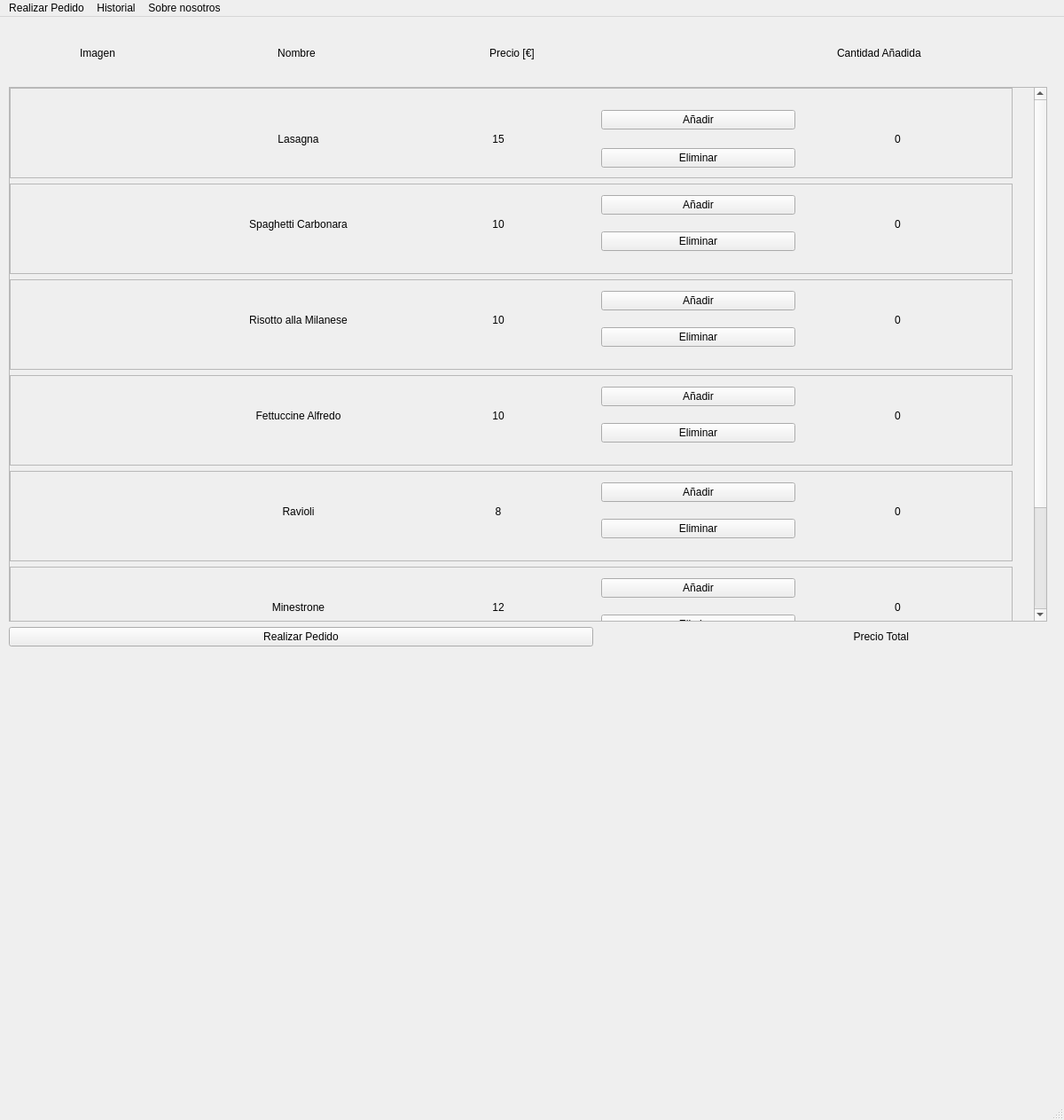
<?xml version="1.0" encoding="UTF-8"?>
<ui version="4.0">
 <class>PedidosRestaurante</class>
 <widget class="QMainWindow" name="PedidosRestaurante">
  <property name="geometry">
   <rect>
    <x>0</x>
    <y>0</y>
    <width>1200</width>
    <height>1263</height>
   </rect>
  </property>
  <property name="maximumSize">
   <size>
    <width>16777215</width>
    <height>16777215</height>
   </size>
  </property>
  <property name="windowTitle">
   <string>Pedidos Restaurante</string>
  </property>
  <property name="iconSize">
   <size>
    <width>10</width>
    <height>10</height>
   </size>
  </property>
  <widget class="QWidget" name="centralwidget">
   <widget class="QWidget" name="verticalLayoutWidget">
    <property name="geometry">
     <rect>
      <x>10</x>
      <y>9</y>
      <width>1171</width>
      <height>701</height>
     </rect>
    </property>
    <layout class="QVBoxLayout" name="verticalLayout">
     <item>
      <layout class="QHBoxLayout" name="horizontalLayout_9">
       <item>
        <widget class="QLabel" name="image">
         <property name="minimumSize">
          <size>
           <width>64</width>
           <height>64</height>
          </size>
         </property>
         <property name="maximumSize">
          <size>
           <width>200</width>
           <height>16777215</height>
          </size>
         </property>
         <property name="text">
          <string>Imagen</string>
         </property>
         <property name="alignment">
          <set>Qt::AlignCenter</set>
         </property>
        </widget>
       </item>
       <item>
        <widget class="QLabel" name="name">
         <property name="text">
          <string>Nombre</string>
         </property>
         <property name="alignment">
          <set>Qt::AlignCenter</set>
         </property>
        </widget>
       </item>
       <item>
        <widget class="QLabel" name="price">
         <property name="maximumSize">
          <size>
           <width>16777215</width>
           <height>16777215</height>
          </size>
         </property>
         <property name="text">
          <string>Precio [€]</string>
         </property>
         <property name="alignment">
          <set>Qt::AlignCenter</set>
         </property>
        </widget>
       </item>
       <item>
        <layout class="QVBoxLayout" name="verticalLayout_5">
         <item>
          <widget class="QLabel" name="label">
           <property name="text">
            <string/>
           </property>
          </widget>
         </item>
        </layout>
       </item>
       <item>
        <widget class="QLabel" name="num">
         <property name="layoutDirection">
          <enum>Qt::LeftToRight</enum>
         </property>
         <property name="text">
          <string>Cantidad Añadida</string>
         </property>
        </widget>
       </item>
      </layout>
     </item>
     <item>
      <widget class="QScrollArea" name="scrollArea">
       <property name="verticalScrollBarPolicy">
        <enum>Qt::ScrollBarAsNeeded</enum>
       </property>
       <property name="horizontalScrollBarPolicy">
        <enum>Qt::ScrollBarAsNeeded</enum>
       </property>
       <property name="sizeAdjustPolicy">
        <enum>QAbstractScrollArea::AdjustToContents</enum>
       </property>
       <property name="widgetResizable">
        <bool>false</bool>
       </property>
       <widget class="QWidget" name="scrollAreaWidgetContents">
        <property name="geometry">
         <rect>
          <x>0</x>
          <y>-120</y>
          <width>1144</width>
          <height>750</height>
         </rect>
        </property>
        <widget class="QWidget" name="gridLayoutWidget">
         <property name="geometry">
          <rect>
           <x>0</x>
           <y>0</y>
           <width>1131</width>
           <height>1291</height>
          </rect>
         </property>
         <layout class="QGridLayout" name="gridLayout">
          <property name="sizeConstraint">
           <enum>QLayout::SetMinimumSize</enum>
          </property>
          <item row="6" column="0">
           <widget class="QFrame" name="frame7">
            <property name="frameShape">
             <enum>QFrame::StyledPanel</enum>
            </property>
            <property name="frameShadow">
             <enum>QFrame::Raised</enum>
            </property>
            <widget class="QWidget" name="horizontalLayoutWidget_15">
             <property name="geometry">
              <rect>
               <x>10</x>
               <y>0</y>
               <width>1101</width>
               <height>91</height>
              </rect>
             </property>
             <layout class="QHBoxLayout" name="horizontalLayout_17">
              <item>
               <widget class="QLabel" name="lblImage7">
                <property name="minimumSize">
                 <size>
                  <width>64</width>
                  <height>64</height>
                 </size>
                </property>
                <property name="maximumSize">
                 <size>
                  <width>200</width>
                  <height>200</height>
                 </size>
                </property>
                <property name="text">
                 <string/>
                </property>
                <property name="pixmap">
                 <pixmap>imagenes/Pizza Margherita.jpg</pixmap>
                </property>
                <property name="scaledContents">
                 <bool>true</bool>
                </property>
               </widget>
              </item>
              <item>
               <widget class="QLabel" name="lblName7">
                <property name="text">
                 <string>Pizza Margherita</string>
                </property>
                <property name="alignment">
                 <set>Qt::AlignCenter</set>
                </property>
               </widget>
              </item>
              <item>
               <widget class="QLabel" name="lblPrice7">
                <property name="text">
                 <string>10</string>
                </property>
                <property name="alignment">
                 <set>Qt::AlignCenter</set>
                </property>
               </widget>
              </item>
              <item>
               <layout class="QVBoxLayout" name="verticalLayout_16">
                <item>
                 <widget class="QPushButton" name="btnAdd7">
                  <property name="text">
                   <string>Añadir</string>
                  </property>
                 </widget>
                </item>
                <item>
                 <widget class="QPushButton" name="btnRemove7">
                  <property name="text">
                   <string>Eliminar</string>
                  </property>
                 </widget>
                </item>
               </layout>
              </item>
              <item>
               <widget class="QLabel" name="lblNum7">
                <property name="text">
                 <string>0</string>
                </property>
                <property name="alignment">
                 <set>Qt::AlignCenter</set>
                </property>
               </widget>
              </item>
             </layout>
            </widget>
           </widget>
          </item>
          <item row="8" column="0">
           <widget class="QFrame" name="frame_4">
            <property name="frameShape">
             <enum>QFrame::StyledPanel</enum>
            </property>
            <property name="frameShadow">
             <enum>QFrame::Raised</enum>
            </property>
            <widget class="QWidget" name="horizontalLayoutWidget_11">
             <property name="geometry">
              <rect>
               <x>10</x>
               <y>0</y>
               <width>1101</width>
               <height>91</height>
              </rect>
             </property>
             <layout class="QHBoxLayout" name="horizontalLayout_13"/>
            </widget>
           </widget>
          </item>
          <item row="4" column="0">
           <widget class="QFrame" name="frame5">
            <property name="frameShape">
             <enum>QFrame::StyledPanel</enum>
            </property>
            <property name="frameShadow">
             <enum>QFrame::Raised</enum>
            </property>
            <widget class="QWidget" name="horizontalLayoutWidget_10">
             <property name="geometry">
              <rect>
               <x>10</x>
               <y>0</y>
               <width>1101</width>
               <height>91</height>
              </rect>
             </property>
             <layout class="QHBoxLayout" name="horizontalLayout_12">
              <item>
               <widget class="QLabel" name="lblImage5">
                <property name="minimumSize">
                 <size>
                  <width>64</width>
                  <height>64</height>
                 </size>
                </property>
                <property name="maximumSize">
                 <size>
                  <width>200</width>
                  <height>200</height>
                 </size>
                </property>
                <property name="text">
                 <string/>
                </property>
                <property name="pixmap">
                 <pixmap>imagenes/Ravioli.jpg</pixmap>
                </property>
                <property name="scaledContents">
                 <bool>true</bool>
                </property>
               </widget>
              </item>
              <item>
               <widget class="QLabel" name="lblName5">
                <property name="text">
                 <string>Ravioli</string>
                </property>
                <property name="alignment">
                 <set>Qt::AlignCenter</set>
                </property>
               </widget>
              </item>
              <item>
               <widget class="QLabel" name="lblPrice5">
                <property name="text">
                 <string>8</string>
                </property>
                <property name="alignment">
                 <set>Qt::AlignCenter</set>
                </property>
               </widget>
              </item>
              <item>
               <layout class="QVBoxLayout" name="verticalLayout_13">
                <item>
                 <widget class="QPushButton" name="btnAdd5">
                  <property name="text">
                   <string>Añadir</string>
                  </property>
                 </widget>
                </item>
                <item>
                 <widget class="QPushButton" name="btnRemove5">
                  <property name="text">
                   <string>Eliminar</string>
                  </property>
                 </widget>
                </item>
               </layout>
              </item>
              <item>
               <widget class="QLabel" name="lblNum5">
                <property name="text">
                 <string>0</string>
                </property>
                <property name="alignment">
                 <set>Qt::AlignCenter</set>
                </property>
               </widget>
              </item>
             </layout>
            </widget>
           </widget>
          </item>
          <item row="9" column="0">
           <widget class="QFrame" name="frame_5">
            <property name="frameShape">
             <enum>QFrame::StyledPanel</enum>
            </property>
            <property name="frameShadow">
             <enum>QFrame::Raised</enum>
            </property>
            <widget class="QWidget" name="horizontalLayoutWidget_12">
             <property name="geometry">
              <rect>
               <x>10</x>
               <y>0</y>
               <width>1101</width>
               <height>91</height>
              </rect>
             </property>
             <layout class="QHBoxLayout" name="horizontalLayout_14"/>
            </widget>
           </widget>
          </item>
          <item row="5" column="0">
           <widget class="QFrame" name="frame6">
            <property name="frameShape">
             <enum>QFrame::StyledPanel</enum>
            </property>
            <property name="frameShadow">
             <enum>QFrame::Raised</enum>
            </property>
            <widget class="QWidget" name="horizontalLayoutWidget_14">
             <property name="geometry">
              <rect>
               <x>10</x>
               <y>0</y>
               <width>1101</width>
               <height>91</height>
              </rect>
             </property>
             <layout class="QHBoxLayout" name="horizontalLayout_16">
              <item>
               <widget class="QLabel" name="lblImage6">
                <property name="minimumSize">
                 <size>
                  <width>64</width>
                  <height>64</height>
                 </size>
                </property>
                <property name="maximumSize">
                 <size>
                  <width>200</width>
                  <height>200</height>
                 </size>
                </property>
                <property name="text">
                 <string/>
                </property>
                <property name="pixmap">
                 <pixmap>imagenes/Minestrone.jpg</pixmap>
                </property>
                <property name="scaledContents">
                 <bool>true</bool>
                </property>
               </widget>
              </item>
              <item>
               <widget class="QLabel" name="lblName6">
                <property name="text">
                 <string>Minestrone</string>
                </property>
                <property name="alignment">
                 <set>Qt::AlignCenter</set>
                </property>
               </widget>
              </item>
              <item>
               <widget class="QLabel" name="lblPrice6">
                <property name="text">
                 <string>12</string>
                </property>
                <property name="alignment">
                 <set>Qt::AlignCenter</set>
                </property>
               </widget>
              </item>
              <item>
               <layout class="QVBoxLayout" name="verticalLayout_15">
                <item>
                 <widget class="QPushButton" name="btnAdd6">
                  <property name="text">
                   <string>Añadir</string>
                  </property>
                 </widget>
                </item>
                <item>
                 <widget class="QPushButton" name="btnRemove6">
                  <property name="text">
                   <string>Eliminar</string>
                  </property>
                 </widget>
                </item>
               </layout>
              </item>
              <item>
               <widget class="QLabel" name="lblNum6">
                <property name="text">
                 <string>0</string>
                </property>
                <property name="alignment">
                 <set>Qt::AlignCenter</set>
                </property>
               </widget>
              </item>
             </layout>
            </widget>
           </widget>
          </item>
          <item row="0" column="0">
           <widget class="QFrame" name="frame">
            <property name="frameShape">
             <enum>QFrame::StyledPanel</enum>
            </property>
            <property name="frameShadow">
             <enum>QFrame::Raised</enum>
            </property>
            <widget class="QWidget" name="horizontalLayoutWidget">
             <property name="geometry">
              <rect>
               <x>10</x>
               <y>10</y>
               <width>1101</width>
               <height>95</height>
              </rect>
             </property>
             <layout class="QHBoxLayout" name="horizontalLayout">
              <item>
               <widget class="QLabel" name="lblImage1">
                <property name="minimumSize">
                 <size>
                  <width>64</width>
                  <height>64</height>
                 </size>
                </property>
                <property name="maximumSize">
                 <size>
                  <width>200</width>
                  <height>200</height>
                 </size>
                </property>
                <property name="text">
                 <string/>
                </property>
                <property name="pixmap">
                 <pixmap>imagenes/lasagna.jpg</pixmap>
                </property>
                <property name="scaledContents">
                 <bool>true</bool>
                </property>
               </widget>
              </item>
              <item>
               <widget class="QLabel" name="lblName1">
                <property name="text">
                 <string>Lasagna</string>
                </property>
                <property name="alignment">
                 <set>Qt::AlignCenter</set>
                </property>
               </widget>
              </item>
              <item>
               <widget class="QLabel" name="lblPrice1">
                <property name="text">
                 <string>15</string>
                </property>
                <property name="alignment">
                 <set>Qt::AlignCenter</set>
                </property>
               </widget>
              </item>
              <item>
               <layout class="QVBoxLayout" name="verticalLayout_2">
                <item>
                 <widget class="QPushButton" name="btnAdd1">
                  <property name="text">
                   <string>Añadir</string>
                  </property>
                 </widget>
                </item>
                <item>
                 <widget class="QPushButton" name="btnRemove1">
                  <property name="text">
                   <string>Eliminar</string>
                  </property>
                 </widget>
                </item>
               </layout>
              </item>
              <item>
               <widget class="QLabel" name="lblNum1">
                <property name="layoutDirection">
                 <enum>Qt::LeftToRight</enum>
                </property>
                <property name="text">
                 <string>0</string>
                </property>
                <property name="alignment">
                 <set>Qt::AlignCenter</set>
                </property>
               </widget>
              </item>
             </layout>
            </widget>
           </widget>
          </item>
          <item row="2" column="0">
           <widget class="QFrame" name="frame3">
            <property name="frameShape">
             <enum>QFrame::StyledPanel</enum>
            </property>
            <property name="frameShadow">
             <enum>QFrame::Raised</enum>
            </property>
            <widget class="QWidget" name="horizontalLayoutWidget_3">
             <property name="geometry">
              <rect>
               <x>10</x>
               <y>0</y>
               <width>1101</width>
               <height>91</height>
              </rect>
             </property>
             <layout class="QHBoxLayout" name="horizontalLayout_3">
              <item>
               <widget class="QLabel" name="lblImage3">
                <property name="minimumSize">
                 <size>
                  <width>64</width>
                  <height>64</height>
                 </size>
                </property>
                <property name="maximumSize">
                 <size>
                  <width>200</width>
                  <height>200</height>
                 </size>
                </property>
                <property name="text">
                 <string/>
                </property>
                <property name="pixmap">
                 <pixmap>imagenes/Risotto alla Milanese.jpg</pixmap>
                </property>
                <property name="scaledContents">
                 <bool>true</bool>
                </property>
               </widget>
              </item>
              <item>
               <widget class="QLabel" name="lblName3">
                <property name="text">
                 <string>Risotto alla Milanese</string>
                </property>
                <property name="alignment">
                 <set>Qt::AlignCenter</set>
                </property>
               </widget>
              </item>
              <item>
               <widget class="QLabel" name="lblPrice3">
                <property name="text">
                 <string>10</string>
                </property>
                <property name="alignment">
                 <set>Qt::AlignCenter</set>
                </property>
               </widget>
              </item>
              <item>
               <layout class="QVBoxLayout" name="verticalLayout_4">
                <item>
                 <widget class="QPushButton" name="btnAdd3">
                  <property name="text">
                   <string>Añadir</string>
                  </property>
                 </widget>
                </item>
                <item>
                 <widget class="QPushButton" name="btnRemove3">
                  <property name="text">
                   <string>Eliminar</string>
                  </property>
                 </widget>
                </item>
               </layout>
              </item>
              <item>
               <widget class="QLabel" name="lblNum3">
                <property name="text">
                 <string>0</string>
                </property>
                <property name="alignment">
                 <set>Qt::AlignCenter</set>
                </property>
               </widget>
              </item>
             </layout>
            </widget>
           </widget>
          </item>
          <item row="11" column="0">
           <widget class="QFrame" name="frame_9">
            <property name="frameShape">
             <enum>QFrame::StyledPanel</enum>
            </property>
            <property name="frameShadow">
             <enum>QFrame::Raised</enum>
            </property>
            <widget class="QWidget" name="horizontalLayoutWidget_5">
             <property name="geometry">
              <rect>
               <x>10</x>
               <y>0</y>
               <width>1101</width>
               <height>91</height>
              </rect>
             </property>
             <layout class="QHBoxLayout" name="horizontalLayout_7"/>
            </widget>
           </widget>
          </item>
          <item row="7" column="0">
           <widget class="QFrame" name="frame_8">
            <property name="frameShape">
             <enum>QFrame::StyledPanel</enum>
            </property>
            <property name="frameShadow">
             <enum>QFrame::Raised</enum>
            </property>
            <widget class="QWidget" name="horizontalLayoutWidget_16">
             <property name="geometry">
              <rect>
               <x>10</x>
               <y>0</y>
               <width>1101</width>
               <height>91</height>
              </rect>
             </property>
             <layout class="QHBoxLayout" name="horizontalLayout_18"/>
            </widget>
           </widget>
          </item>
          <item row="3" column="0">
           <widget class="QFrame" name="frame4">
            <property name="frameShape">
             <enum>QFrame::StyledPanel</enum>
            </property>
            <property name="frameShadow">
             <enum>QFrame::Raised</enum>
            </property>
            <widget class="QWidget" name="horizontalLayoutWidget_4">
             <property name="geometry">
              <rect>
               <x>10</x>
               <y>0</y>
               <width>1101</width>
               <height>91</height>
              </rect>
             </property>
             <layout class="QHBoxLayout" name="horizontalLayout_5">
              <item>
               <widget class="QLabel" name="lblImage4">
                <property name="minimumSize">
                 <size>
                  <width>64</width>
                  <height>64</height>
                 </size>
                </property>
                <property name="maximumSize">
                 <size>
                  <width>200</width>
                  <height>200</height>
                 </size>
                </property>
                <property name="text">
                 <string/>
                </property>
                <property name="pixmap">
                 <pixmap>imagenes/Fettuccine Alfredo.jpg</pixmap>
                </property>
                <property name="scaledContents">
                 <bool>true</bool>
                </property>
               </widget>
              </item>
              <item>
               <widget class="QLabel" name="lblName4">
                <property name="text">
                 <string>Fettuccine Alfredo</string>
                </property>
                <property name="alignment">
                 <set>Qt::AlignCenter</set>
                </property>
               </widget>
              </item>
              <item>
               <widget class="QLabel" name="lblPrice4">
                <property name="text">
                 <string>10</string>
                </property>
                <property name="alignment">
                 <set>Qt::AlignCenter</set>
                </property>
               </widget>
              </item>
              <item>
               <layout class="QVBoxLayout" name="verticalLayout_6">
                <item>
                 <widget class="QPushButton" name="btnAdd4">
                  <property name="text">
                   <string>Añadir</string>
                  </property>
                 </widget>
                </item>
                <item>
                 <widget class="QPushButton" name="btnRemove4">
                  <property name="text">
                   <string>Eliminar</string>
                  </property>
                 </widget>
                </item>
               </layout>
              </item>
              <item>
               <widget class="QLabel" name="lblNum4">
                <property name="text">
                 <string>0</string>
                </property>
                <property name="alignment">
                 <set>Qt::AlignCenter</set>
                </property>
               </widget>
              </item>
             </layout>
            </widget>
           </widget>
          </item>
          <item row="1" column="0">
           <widget class="QFrame" name="frame2">
            <property name="frameShape">
             <enum>QFrame::StyledPanel</enum>
            </property>
            <property name="frameShadow">
             <enum>QFrame::Raised</enum>
            </property>
            <widget class="QWidget" name="horizontalLayoutWidget_2">
             <property name="geometry">
              <rect>
               <x>10</x>
               <y>0</y>
               <width>1101</width>
               <height>91</height>
              </rect>
             </property>
             <layout class="QHBoxLayout" name="horizontalLayout_2">
              <item>
               <widget class="QLabel" name="lblImage2">
                <property name="minimumSize">
                 <size>
                  <width>64</width>
                  <height>64</height>
                 </size>
                </property>
                <property name="maximumSize">
                 <size>
                  <width>200</width>
                  <height>200</height>
                 </size>
                </property>
                <property name="text">
                 <string/>
                </property>
                <property name="pixmap">
                 <pixmap>imagenes/SpaghettiCarbonara.jpeg</pixmap>
                </property>
                <property name="scaledContents">
                 <bool>true</bool>
                </property>
               </widget>
              </item>
              <item>
               <widget class="QLabel" name="lblName2">
                <property name="text">
                 <string>Spaghetti Carbonara</string>
                </property>
                <property name="alignment">
                 <set>Qt::AlignCenter</set>
                </property>
               </widget>
              </item>
              <item>
               <widget class="QLabel" name="lblPrice2">
                <property name="text">
                 <string>10</string>
                </property>
                <property name="alignment">
                 <set>Qt::AlignCenter</set>
                </property>
               </widget>
              </item>
              <item>
               <layout class="QVBoxLayout" name="verticalLayout_3">
                <item>
                 <widget class="QPushButton" name="btnAdd2">
                  <property name="text">
                   <string>Añadir</string>
                  </property>
                 </widget>
                </item>
                <item>
                 <widget class="QPushButton" name="btnRemove2">
                  <property name="text">
                   <string>Eliminar</string>
                  </property>
                 </widget>
                </item>
               </layout>
              </item>
              <item>
               <widget class="QLabel" name="lblNum2">
                <property name="text">
                 <string>0</string>
                </property>
                <property name="alignment">
                 <set>Qt::AlignCenter</set>
                </property>
               </widget>
              </item>
             </layout>
            </widget>
           </widget>
          </item>
          <item row="10" column="0">
           <widget class="QFrame" name="frame_6">
            <property name="frameShape">
             <enum>QFrame::StyledPanel</enum>
            </property>
            <property name="frameShadow">
             <enum>QFrame::Raised</enum>
            </property>
            <widget class="QWidget" name="horizontalLayoutWidget_13">
             <property name="geometry">
              <rect>
               <x>10</x>
               <y>0</y>
               <width>1101</width>
               <height>91</height>
              </rect>
             </property>
             <layout class="QHBoxLayout" name="horizontalLayout_15"/>
            </widget>
           </widget>
          </item>
         </layout>
        </widget>
       </widget>
      </widget>
     </item>
     <item>
      <layout class="QHBoxLayout" name="horizontalLayout_6">
       <item>
        <widget class="QPushButton" name="btnRealizar">
         <property name="text">
          <string>Realizar Pedido</string>
         </property>
        </widget>
       </item>
       <item>
        <widget class="QLabel" name="lblTotal">
         <property name="maximumSize">
          <size>
           <width>350</width>
           <height>16777215</height>
          </size>
         </property>
         <property name="text">
          <string>Precio Total</string>
         </property>
         <property name="alignment">
          <set>Qt::AlignRight|Qt::AlignTrailing|Qt::AlignVCenter</set>
         </property>
        </widget>
       </item>
       <item>
        <widget class="QLabel" name="lblSpace">
         <property name="maximumSize">
          <size>
           <width>150</width>
           <height>16777215</height>
          </size>
         </property>
         <property name="text">
          <string/>
         </property>
        </widget>
       </item>
      </layout>
     </item>
    </layout>
   </widget>
  </widget>
  <widget class="QMenuBar" name="menubar">
   <property name="geometry">
    <rect>
     <x>0</x>
     <y>0</y>
     <width>1200</width>
     <height>27</height>
    </rect>
   </property>
   <widget class="QMenu" name="menuRealizar_Pedido">
    <property name="title">
     <string>Realizar Pedido</string>
    </property>
   </widget>
   <widget class="QMenu" name="menuHistorial">
    <property name="title">
     <string>Historial</string>
    </property>
   </widget>
   <widget class="QMenu" name="menuSobre_nosotros">
    <property name="title">
     <string>Sobre nosotros</string>
    </property>
   </widget>
   <addaction name="menuRealizar_Pedido"/>
   <addaction name="menuHistorial"/>
   <addaction name="menuSobre_nosotros"/>
  </widget>
  <widget class="QStatusBar" name="statusbar"/>
 </widget>
 <resources/>
 <connections/>
</ui>
